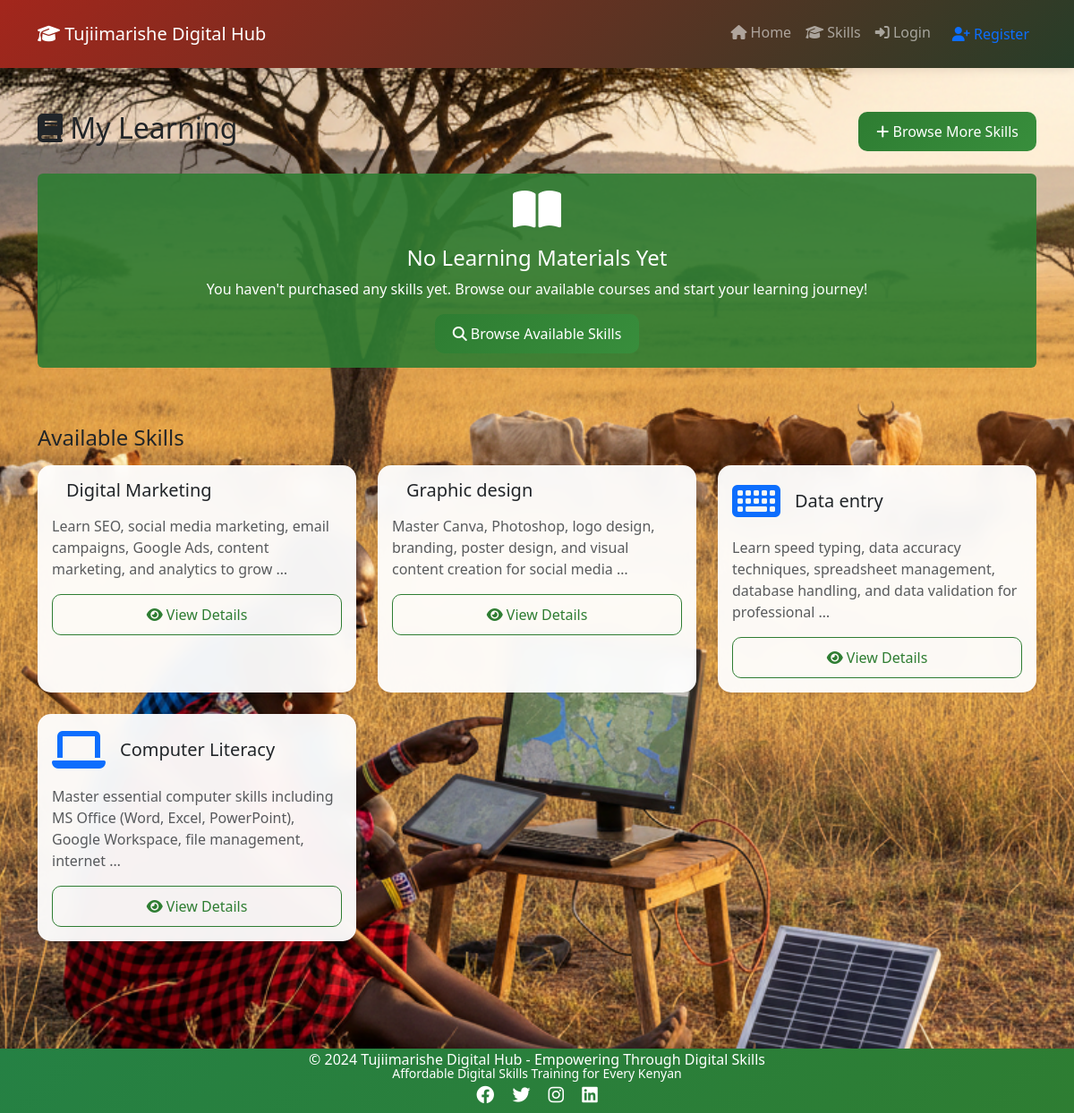
The page / on the database its author committed.
### materials/models.py (models this page shows, shortened)
class SkillCategory(models.Model):
    name = models.CharField(max_length=100)
    slug = models.SlugField(unique=True, blank=True)
    icon = models.CharField(max_length=50)  # Font Awesome icon class
    description = models.TextField()
    class Meta:
        verbose_name_plural = "Skill Categories"

### materials/views.py (the view)
# urls.py: path('', views.material_list, name='my_materials'),
def material_list(request):
    categories = SkillCategory.objects.all().prefetch_related('materials')
    user_access = {}
    if request.user.is_authenticated:
        access_queryset = UserSkillAccess.objects.filter(user=request.user)
        user_access = {access.category_id: access.access_level for access in access_queryset}
    context = {
        'categories': categories,
        'user_access': user_access,
    }
    return render(request, 'materials/my_materials.html', context)

### templates/materials/my_materials.html (shortened to what this page needs)
{% extends 'base.html' %}
{% block content %}
<div class="row">
    <div class="col-md-12">
        <div class="d-flex justify-content-between align-items-center mb-4">
            <h2><i class="fas fa-book"></i> My Learning</h2>
            <a href="{% url 'materials:my_materials' %}" class="btn btn-primary">
                <i class="fas fa-plus"></i> Browse More Skills
            </a>
        </div>
        {% if purchases %}
            <div class="row g-4">
                {% for purchase in purchases %}
                <div class="col-md-6 col-lg-4">
                    <div class="card skill-card shadow-sm h-100">
                        <div class="card-body">
                            <div class="d-flex align-items-center mb-3">
                                <i class="fas {{ purchase.category.icon|default:'fa-graduation-cap' }} fa-3x text-primary me-3"></i>
                                <div>
                                    <h5 class="card-title mb-0">{{ purchase.category.name }}</h5>
                                    {% if purchase.access_level == 'premium' %}
                                        <span class="badge bg-warning">
                                    {% elif purchase.access_level == 'enterprise' %}
                                        <span class="badge bg-info">
                                    {% else %}
                                        <span class="badge bg-success">
                                    {% endif %}
                                        {{ purchase.get_access_level_display }}
                                    </span>
                                </div>
                            </div>
                            {% if purchase.category.description %}
                                <p class="card-text text-muted">{{ purchase.category.description|truncatewords:15 }}</p>
                            {% endif %}
                            <div class="d-flex justify-content-between align-items-center mt-3">
                                <small class="text-muted">
                                    <i class="fas fa-calendar"></i> Purchased {{ purchase.purchased_at|date:"M d, Y" }}
                                </small>
                            </div>
                            <div class="mt-3">
                                <a href="{% url 'materials:category_detail' purchase.category.id %}" class="btn btn-primary w-100">
                                    <i class="fas fa-play-circle"></i> Start Learning
                                </a>
                            </div>
                        </div>
                    </div>
                </div>
                {% endfor %}
            </div>
        {% else %}
            <div class="alert alert-info text-center">
                <i class="fas fa-book-open fa-3x mb-3"></i>
                <h4>No Learning Materials Yet</h4>
                <p>You haven't purchased any skills yet. Browse our available courses and start your learning journey!</p>
                <a href="{% url 'materials:my_materials' %}" class="btn btn-primary">
                    <i class="fas fa-search"></i> Browse Available Skills
                </a>
            </div>
        {% endif %}
    </div>
</div>
{% if categories %}
<div class="row mt-5">
    <div class="col-md-12">
        <div class="mb-4">
            <h4 class="mb-3">Available Skills</h4>
            <div class="row g-4">
                {% for category in categories %}
                <div class="col-md-6 col-lg-4">
                    <div class="card skill-card shadow-sm h-100">
                        <div class="card-body">
                            <div class="d-flex align-items-center mb-3">
                                <i class="fas {{ category.icon|default:'fa-graduation-cap' }} fa-3x text-primary me-3"></i>
                                <div>
                                    <h5 class="card-title mb-0">{{ category.name }}</h5>
                                </div>
                            </div>
                            {% if category.description %}
                                <p class="card-text text-muted">{{ category.description|truncatewords:15 }}</p>
                            {% endif %}
                            <div class="mt-3">
                                <a href="{% url 'materials:category_detail' category.id %}" class="btn btn-outline-primary w-100">
                                    <i class="fas fa-eye"></i> View Details
                                </a>
                            </div>
                        </div>
                    </div>
                </div>
                {% endfor %}
            </div>
        </div>
    </div>
</div>
{% endif %}
{% endblock %}

### static/css/style.css (style rules this page uses)
body { font-family: 'Segoe UI', Tahoma, Geneva, Verdana, sans-serif; min-height: 100vh; display: flex; flex-direction: column; background-image: url('/static/images/background.png'); background-size: cover; background-position: center; background-attachment: fixed; background-repeat: no-repeat; }
.card { border-radius: 15px; background-color: rgba(255, 255, 255, 0.95); backdrop-filter: blur(10px); }
.skill-card { transition: transform 0.3s ease, box-shadow 0.3s ease; border: none; border-radius: 15px; }
.btn { border-radius: 10px; padding: 10px 20px; font-weight: 500; transition: all 0.3s ease; }
.btn-primary { background: linear-gradient(135deg, #2e7d32 0%, #388e3c 100%); border: none; }
.btn-outline-primary { border-color: #2e7d32; color: #2e7d32; }
.alert-info { background-color: rgba(46, 125, 50, 0.9) !important; border: none !important; color: #ffffff !important; }
.card { animation: fadeIn 0.5s ease-in; }

### rows shown on the page
SkillCategory: name "Digital Marketing", description "Learn SEO, social media marketing, email campaigns, Google Ads, content marketing, and analytics to grow …"
SkillCategory: name "Graphic design", description "Master Canva, Photoshop, logo design, branding, poster design, and visual content creation for social media …"
SkillCategory: name "Data entry", description "Learn speed typing, data accuracy techniques, spreadsheet management, database handling, and data validation for professional …"
SkillCategory: name "Computer Literacy", description "Master essential computer skills including MS Office (Word, Excel, PowerPoint), Google Workspace, file management, internet …"
